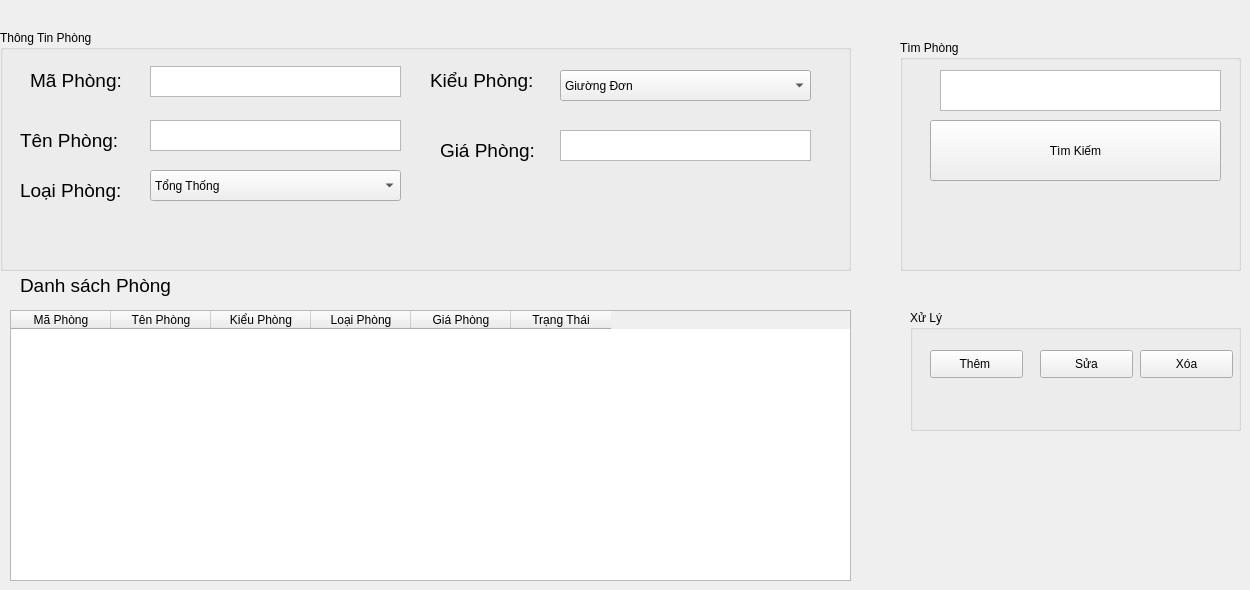
    <widget class="QWidget" name="tab">
     <attribute name="title">
      <string>Phòng</string>
     </attribute>
     <widget class="QGroupBox" name="groupBox_15">
      <property name="geometry">
       <rect>
        <x>0</x>
        <y>30</y>
        <width>851</width>
        <height>241</height>
       </rect>
      </property>
      <property name="title">
       <string>Thông Tin Phòng</string>
      </property>
      <widget class="QLabel" name="label_36">
       <property name="geometry">
        <rect>
         <x>30</x>
         <y>30</y>
         <width>111</width>
         <height>41</height>
        </rect>
       </property>
       <property name="font">
        <font>
         <pointsize>14</pointsize>
        </font>
       </property>
       <property name="text">
        <string>Mã Phòng:</string>
       </property>
      </widget>
      <widget class="QLabel" name="label_37">
       <property name="geometry">
        <rect>
         <x>20</x>
         <y>90</y>
         <width>121</width>
         <height>41</height>
        </rect>
       </property>
       <property name="font">
        <font>
         <pointsize>14</pointsize>
        </font>
       </property>
       <property name="text">
        <string>Tên Phòng:</string>
       </property>
      </widget>
      <widget class="QLabel" name="label_38">
       <property name="geometry">
        <rect>
         <x>20</x>
         <y>140</y>
         <width>121</width>
         <height>41</height>
        </rect>
       </property>
       <property name="font">
        <font>
         <pointsize>14</pointsize>
        </font>
       </property>
       <property name="text">
        <string>Loại Phòng:</string>
       </property>
      </widget>
      <widget class="QLabel" name="label_39">
       <property name="geometry">
        <rect>
         <x>430</x>
         <y>30</y>
         <width>121</width>
         <height>41</height>
        </rect>
       </property>
       <property name="font">
        <font>
         <pointsize>14</pointsize>
        </font>
       </property>
       <property name="text">
        <string>Kiểu Phòng:</string>
       </property>
      </widget>
      <widget class="QLabel" name="label_40">
       <property name="geometry">
        <rect>
         <x>440</x>
         <y>100</y>
         <width>111</width>
         <height>41</height>
        </rect>
       </property>
       <property name="font">
        <font>
         <pointsize>14</pointsize>
        </font>
       </property>
       <property name="text">
        <string>Giá Phòng:</string>
       </property>
      </widget>
      <widget class="QTextEdit" name="TP_P">
       <property name="geometry">
        <rect>
         <x>150</x>
         <y>90</y>
         <width>251</width>
         <height>31</height>
        </rect>
       </property>
      </widget>
      <widget class="QTextEdit" name="GiaP_P">
       <property name="geometry">
        <rect>
         <x>560</x>
         <y>100</y>
         <width>251</width>
         <height>31</height>
        </rect>
       </property>
      </widget>
      <widget class="QComboBox" name="KP_P">
       <property name="geometry">
        <rect>
         <x>560</x>
         <y>40</y>
         <width>251</width>
         <height>31</height>
        </rect>
       </property>
       <item>
        <property name="text">
         <string>Giường Đơn</string>
        </property>
       </item>
       <item>
        <property name="text">
         <string>Giường Đôi</string>
        </property>
       </item>
      </widget>
      <widget class="QComboBox" name="LP_P">
       <property name="geometry">
        <rect>
         <x>150</x>
         <y>140</y>
         <width>251</width>
         <height>31</height>
        </rect>
       </property>
       <item>
        <property name="text">
         <string>Tổng Thống</string>
        </property>
       </item>
       <item>
        <property name="text">
         <string>Thương Gia</string>
        </property>
       </item>
       <item>
        <property name="text">
         <string>Tiêu Chuẩn</string>
        </property>
       </item>
      </widget>
     </widget>
     <widget class="QTextEdit" name="MP_P">
      <property name="geometry">
       <rect>
        <x>150</x>
        <y>66</y>
        <width>251</width>
        <height>31</height>
       </rect>
      </property>
     </widget>
     <widget class="QGroupBox" name="groupBox_17">
      <property name="geometry">
       <rect>
        <x>900</x>
        <y>40</y>
        <width>341</width>
        <height>231</height>
       </rect>
      </property>
      <property name="title">
       <string>Tìm Phòng</string>
      </property>
      <widget class="QPushButton" name="btn_timkiem_P">
       <property name="geometry">
        <rect>
         <x>30</x>
         <y>80</y>
         <width>291</width>
         <height>61</height>
        </rect>
       </property>
       <property name="text">
        <string>Tìm Kiếm</string>
       </property>
      </widget>
      <widget class="QTextEdit" name="tk_P">
       <property name="geometry">
        <rect>
         <x>40</x>
         <y>30</y>
         <width>281</width>
         <height>41</height>
        </rect>
       </property>
      </widget>
     </widget>
     <widget class="QGroupBox" name="groupBox_18">
      <property name="geometry">
       <rect>
        <x>910</x>
        <y>310</y>
        <width>331</width>
        <height>121</height>
       </rect>
      </property>
      <property name="title">
       <string>Xử Lý</string>
      </property>
      <widget class="QPushButton" name="them_P">
       <property name="geometry">
        <rect>
         <x>20</x>
         <y>40</y>
         <width>93</width>
         <height>28</height>
        </rect>
       </property>
       <property name="text">
        <string>Thêm </string>
       </property>
      </widget>
      <widget class="QPushButton" name="sua_P">
       <property name="geometry">
        <rect>
         <x>130</x>
         <y>40</y>
         <width>93</width>
         <height>28</height>
        </rect>
       </property>
       <property name="text">
        <string>Sửa</string>
       </property>
      </widget>
      <widget class="QPushButton" name="xoa_P">
       <property name="geometry">
        <rect>
         <x>230</x>
         <y>40</y>
         <width>93</width>
         <height>28</height>
        </rect>
       </property>
       <property name="text">
        <string>Xóa</string>
       </property>
      </widget>
     </widget>
     <widget class="QTableWidget" name="tableWidget_DSP">
      <property name="geometry">
       <rect>
        <x>10</x>
        <y>310</y>
        <width>841</width>
        <height>271</height>
       </rect>
      </property>
      <column>
       <property name="text">
        <string>Mã Phòng</string>
       </property>
      </column>
      <column>
       <property name="text">
        <string>Tên Phòng</string>
       </property>
      </column>
      <column>
       <property name="text">
        <string>Kiểu Phòng</string>
       </property>
      </column>
      <column>
       <property name="text">
        <string>Loại Phòng</string>
       </property>
      </column>
      <column>
       <property name="text">
        <string>Giá Phòng</string>
       </property>
      </column>
      <column>
       <property name="text">
        <string>Trạng Thái</string>
       </property>
      </column>
     </widget>
     <widget class="QLabel" name="label_9">
      <property name="geometry">
       <rect>
        <x>20</x>
        <y>260</y>
        <width>251</width>
        <height>51</height>
       </rect>
      </property>
      <property name="font">
       <font>
        <pointsize>14</pointsize>
       </font>
      </property>
      <property name="text">
       <string>Danh sách Phòng</string>
      </property>
     </widget>
    </widget>
